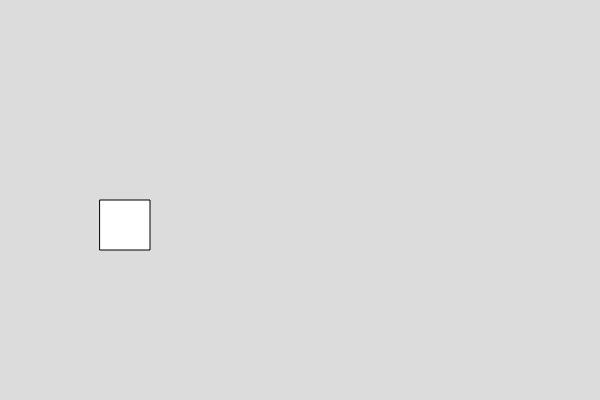
Frame 1 (no input)
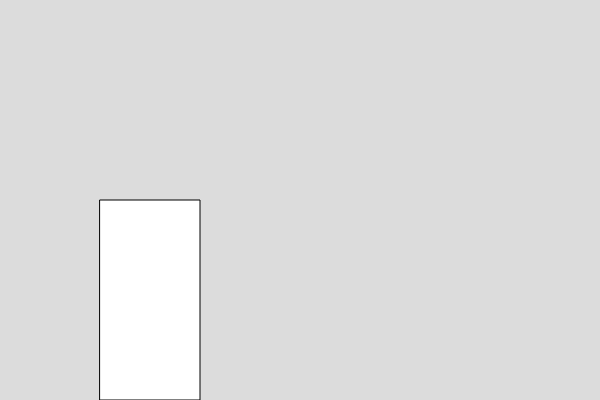
Frame 60 (no input)
Frame 120 (the mouse pressed at the canvas centre since frame 60): identical to frame 60, image omitted

The p5.js sketch that drew these frames (run headless with seeded random() and noise() and a simulated clock; from frame 60 on, the mouse is pressed at the canvas centre):

// p5.js sketch
// ── sketch.js

var box1;

function setup() {
  createCanvas(600, 400);
  box1 = new Box()
  
}

function draw() {
  background(220);
  box1.show()
  box1.boxwidth(100)
  box1.boxheight(200)
}




// ── box.js
class Box

  {
    constructor()
    {
      this.x =100;
      this.y = 200
      this.w = 50;
      this.h = 50;
    }
    
    show()
    {
      rect(this.x,this.y,this.w,this.h)
    }
    
    //write function to set the width of the box
    boxwidth(w){
      this.w = w
 

    
    }
    boxheight(h){
    this.h = h
    }
  }


  
